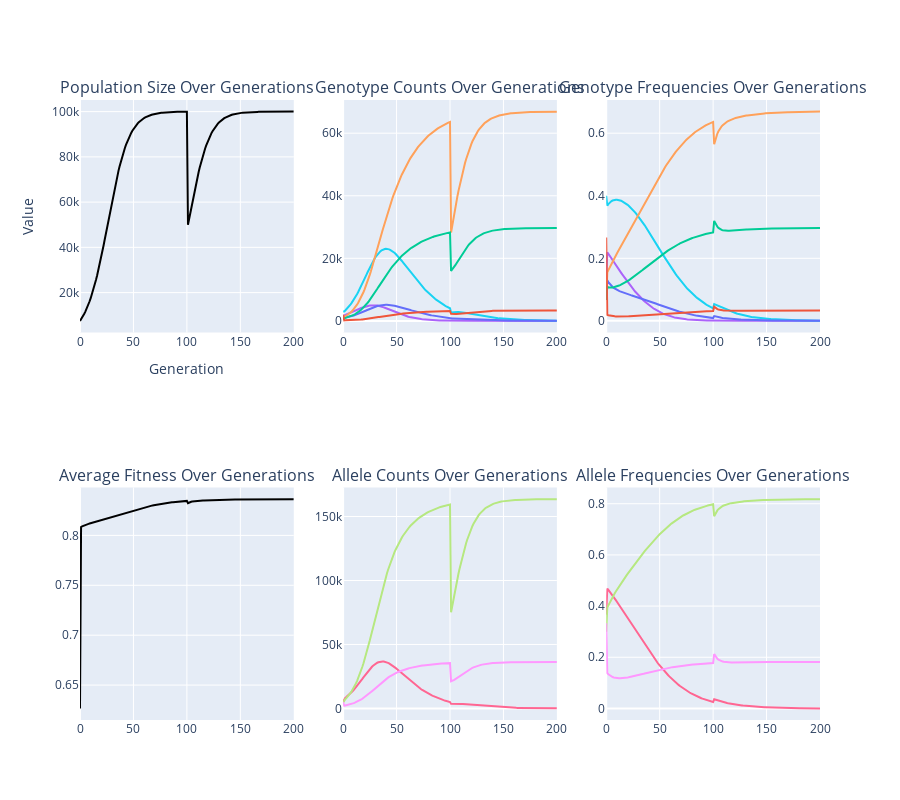

Notebook source saved alongside this figure:
### Code cell
# 1 locus, 3 alleles each (Not HW equilibrium)

generations=200
growth_rate=0.1
drift=0
carrying_capacity = 100000
bottleneck_yr=100
bottleneck_pop=50000

genotype_counts = {
    (('A1', 'A1'),): 1000,
    (('A1', 'A2'),): 3000,
    (('A1', 'A3'),): 500,
    (('A2', 'A2'),): 500,
    (('A2', 'A3'),): 500,
    (('A3', 'A3'),): 2000,
}

genotype_fitness = {
    (('A1', 'A1'),): 0.8,
    (('A1', 'A2'),): 0.8,
    (('A1', 'A3'),): 0.8,
    (('A2', 'A2'),): 0.8,
    (('A2', 'A3'),): 1.0,
    (('A3', 'A3'),): 0.1,
}

mutations=None

next_genotype_frequencies(generations,
                          genotype_counts,
                          genotype_fitness,
                          growth_rate,
                          carrying_capacity,
                          drift,
                          mutations,
                          bottleneck_yr,
                          bottleneck_pop)

### Figure 1 — Plotly figure (JSON) as saved in the notebook; plotly's stock layout.template omitted (floating-point values rounded to 4 significant figures; data arrays with more than 128 entries replaced by an {"elided": "..."} marker saying what was removed)
{"data": [{"hoverinfo": "text", "line": {"color": "black"}, "mode": "lines", "name": "Population Size", "showlegend": false, "text": {"elided": "201 str values"}, "type": "scatter", "x": {"elided": "201 int values"}, "xaxis": "x", "y": {"elided": "201 float values"}, "yaxis": "y"}, {"hoverinfo": "text", "line": {"color": "#AB63FA"}, "mode": "lines", "name": "A1A1", "showlegend": false, "text": {"elided": "201 str values"}, "type": "scatter", "x": {"elided": "201 int values"}, "xaxis": "x2", "y": {"elided": "201 int values"}, "yaxis": "y2"}, {"hoverinfo": "text", "line": {"color": "#19D3F3"}, "mode": "lines", "name": "A1A2", "showlegend": false, "text": {"elided": "201 str values"}, "type": "scatter", "x": {"elided": "201 int values"}, "xaxis": "x2", "y": {"elided": "201 int values"}, "yaxis": "y2"}, {"hoverinfo": "text", "line": {"color": "#636EFA"}, "mode": "lines", "name": "A1A3", "showlegend": false, "text": {"elided": "201 str values"}, "type": "scatter", "x": {"elided": "201 int values"}, "xaxis": "x2", "y": {"elided": "201 int values"}, "yaxis": "y2"}, {"hoverinfo": "text", "line": {"color": "#FFA15A"}, "mode": "lines", "name": "A2A2", "showlegend": false, "text": {"elided": "201 str values"}, "type": "scatter", "x": {"elided": "201 int values"}, "xaxis": "x2", "y": {"elided": "201 int values"}, "yaxis": "y2"}, {"hoverinfo": "text", "line": {"color": "#00CC96"}, "mode": "lines", "name": "A2A3", "showlegend": false, "text": {"elided": "201 str values"}, "type": "scatter", "x": {"elided": "201 int values"}, "xaxis": "x2", "y": {"elided": "201 int values"}, "yaxis": "y2"}, {"hoverinfo": "text", "line": {"color": "#EF553B"}, "mode": "lines", "name": "A3A3", "showlegend": false, "text": {"elided": "201 str values"}, "type": "scatter", "x": {"elided": "201 int values"}, "xaxis": "x2", "y": {"elided": "201 int values"}, "yaxis": "y2"}, {"hoverinfo": "text", "line": {"color": "#AB63FA"}, "mode": "lines", "name": "A1A1", "showlegend": false, "text": {"elided": "201 str values"}, "type": "scatter", "x": {"elided": "201 int values"}, "xaxis": "x3", "y": {"elided": "201 float values"}, "yaxis": "y3"}, {"hoverinfo": "text", "line": {"color": "#19D3F3"}, "mode": "lines", "name": "A1A2", "showlegend": false, "text": {"elided": "201 str values"}, "type": "scatter", "x": {"elided": "201 int values"}, "xaxis": "x3", "y": {"elided": "201 float values"}, "yaxis": "y3"}, {"hoverinfo": "text", "line": {"color": "#636EFA"}, "mode": "lines", "name": "A1A3", "showlegend": false, "text": {"elided": "201 str values"}, "type": "scatter", "x": {"elided": "201 int values"}, "xaxis": "x3", "y": {"elided": "201 float values"}, "yaxis": "y3"}, {"hoverinfo": "text", "line": {"color": "#FFA15A"}, "mode": "lines", "name": "A2A2", "showlegend": false, "text": {"elided": "201 str values"}, "type": "scatter", "x": {"elided": "201 int values"}, "xaxis": "x3", "y": {"elided": "201 float values"}, "yaxis": "y3"}, {"hoverinfo": "text", "line": {"color": "#00CC96"}, "mode": "lines", "name": "A2A3", "showlegend": false, "text": {"elided": "201 str values"}, "type": "scatter", "x": {"elided": "201 int values"}, "xaxis": "x3", "y": {"elided": "201 float values"}, "yaxis": "y3"}, {"hoverinfo": "text", "line": {"color": "#EF553B"}, "mode": "lines", "name": "A3A3", "showlegend": false, "text": {"elided": "201 str values"}, "type": "scatter", "x": {"elided": "201 int values"}, "xaxis": "x3", "y": {"elided": "201 float values"}, "yaxis": "y3"}, {"hoverinfo": "text", "line": {"color": "black"}, "mode": "lines", "name": "Average Fitness", "showlegend": false, "text": {"elided": "201 str values"}, "type": "scatter", "x": {"elided": "201 int values"}, "xaxis": "x4", "y": {"elided": "201 float values"}, "yaxis": "y4"}, {"hoverinfo": "text", "line": {"color": "#FF6692"}, "mode": "lines", "name": "A1", "showlegend": false, "text": {"elided": "201 str values"}, "type": "scatter", "x": {"elided": "201 int values"}, "xaxis": "x5", "y": {"elided": "201 int values"}, "yaxis": "y5"}, {"hoverinfo": "text", "line": {"color": "#B6E880"}, "mode": "lines", "name": "A2", "showlegend": false, "text": {"elided": "201 str values"}, "type": "scatter", "x": {"elided": "201 int values"}, "xaxis": "x5", "y": {"elided": "201 int values"}, "yaxis": "y5"}, {"hoverinfo": "text", "line": {"color": "#FF97FF"}, "mode": "lines", "name": "A3", "showlegend": false, "text": {"elided": "201 str values"}, "type": "scatter", "x": {"elided": "201 int values"}, "xaxis": "x5", "y": {"elided": "201 int values"}, "yaxis": "y5"}, {"hoverinfo": "text", "line": {"color": "#FF6692"}, "mode": "lines", "name": "A1", "showlegend": false, "text": {"elided": "201 str values"}, "type": "scatter", "x": {"elided": "201 int values"}, "xaxis": "x6", "y": {"elided": "201 float values"}, "yaxis": "y6"}, {"hoverinfo": "text", "line": {"color": "#B6E880"}, "mode": "lines", "name": "A2", "showlegend": false, "text": {"elided": "201 str values"}, "type": "scatter", "x": {"elided": "201 int values"}, "xaxis": "x6", "y": {"elided": "201 float values"}, "yaxis": "y6"}, {"hoverinfo": "text", "line": {"color": "#FF97FF"}, "mode": "lines", "name": "A3", "showlegend": false, "text": {"elided": "201 str values"}, "type": "scatter", "x": {"elided": "201 int values"}, "xaxis": "x6", "y": {"elided": "201 float values"}, "yaxis": "y6"}], "layout": {"annotations": [{"font": {"size": 16}, "showarrow": false, "text": "Population Size Over Generations", "x": 0.1444, "xanchor": "center", "xref": "paper", "y": 1, "yanchor": "bottom", "yref": "paper"}, {"font": {"size": 16}, "showarrow": false, "text": "Genotype Counts Over Generations", "x": 0.5, "xanchor": "center", "xref": "paper", "y": 1, "yanchor": "bottom", "yref": "paper"}, {"font": {"size": 16}, "showarrow": false, "text": "Genotype Frequencies Over Generations", "x": 0.8556, "xanchor": "center", "xref": "paper", "y": 1, "yanchor": "bottom", "yref": "paper"}, {"font": {"size": 16}, "showarrow": false, "text": "Average Fitness Over Generations", "x": 0.1444, "xanchor": "center", "xref": "paper", "y": 0.375, "yanchor": "bottom", "yref": "paper"}, {"font": {"size": 16}, "showarrow": false, "text": "Allele Counts Over Generations", "x": 0.5, "xanchor": "center", "xref": "paper", "y": 0.375, "yanchor": "bottom", "yref": "paper"}, {"font": {"size": 16}, "showarrow": false, "text": "Allele Frequencies Over Generations", "x": 0.8556, "xanchor": "center", "xref": "paper", "y": 0.375, "yanchor": "bottom", "yref": "paper"}], "height": 800, "hovermode": "closest", "xaxis": {"anchor": "y", "domain": [0, 0.2889], "title": {"text": "Generation"}}, "xaxis2": {"anchor": "y2", "domain": [0.3556, 0.6444]}, "xaxis3": {"anchor": "y3", "domain": [0.7111, 1]}, "xaxis4": {"anchor": "y4", "domain": [0, 0.2889]}, "xaxis5": {"anchor": "y5", "domain": [0.3556, 0.6444]}, "xaxis6": {"anchor": "y6", "domain": [0.7111, 1]}, "yaxis": {"anchor": "x", "domain": [0.625, 1], "title": {"text": "Value"}}, "yaxis2": {"anchor": "x2", "domain": [0.625, 1]}, "yaxis3": {"anchor": "x3", "domain": [0.625, 1]}, "yaxis4": {"anchor": "x4", "domain": [0, 0.375]}, "yaxis5": {"anchor": "x5", "domain": [0, 0.375]}, "yaxis6": {"anchor": "x6", "domain": [0, 0.375]}}}
